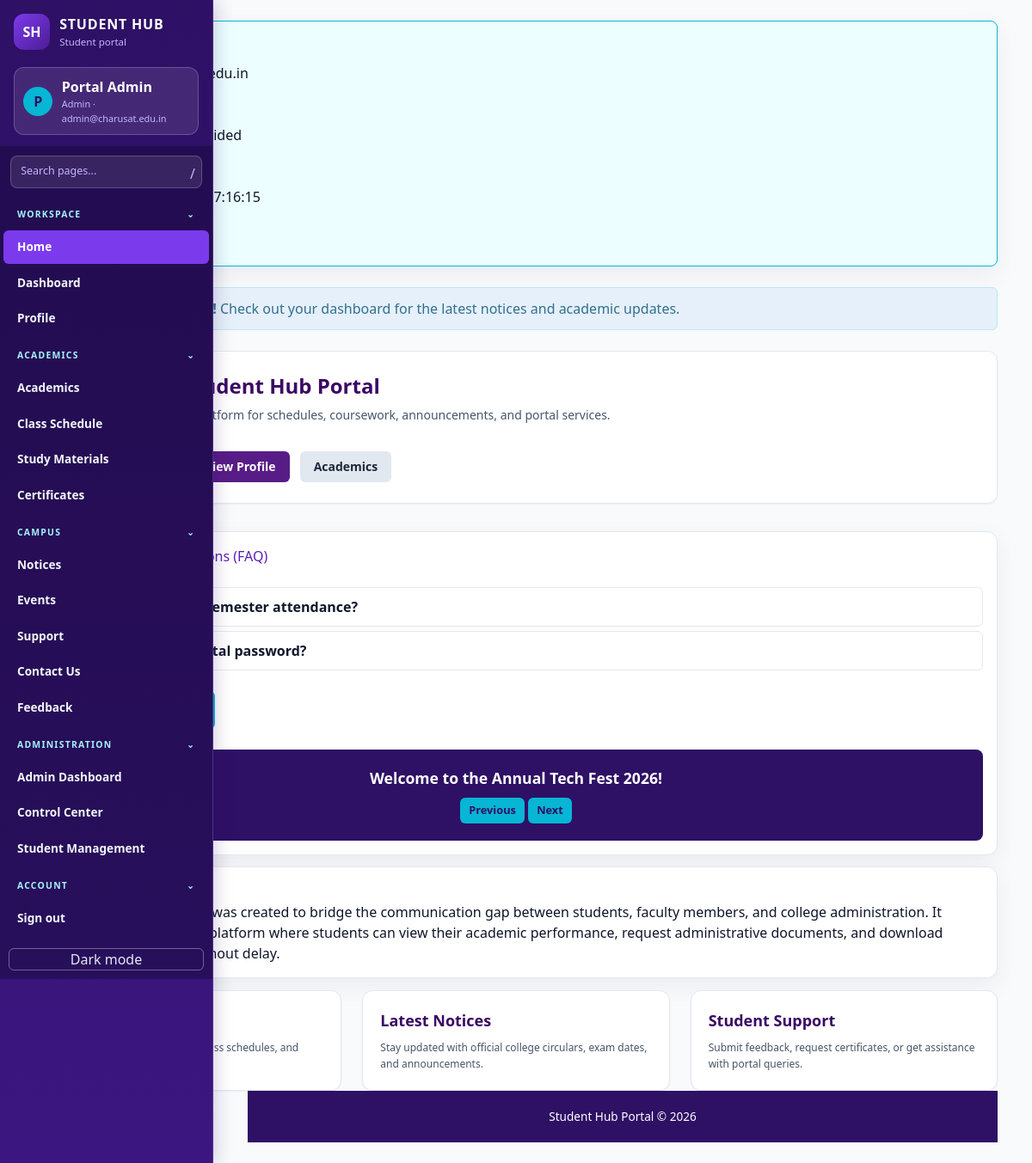
/index.php (signed in), run on the app's committed database.
### tables this page shows
CREATE TABLE IF NOT EXISTS students (
        id INT AUTO_INCREMENT PRIMARY KEY,
        fullname VARCHAR(100) NOT NULL,
        email VARCHAR(100) UNIQUE NOT NULL,
        password VARCHAR(255) NOT NULL,
        phone VARCHAR(20) DEFAULT NULL,
        course VARCHAR(100) DEFAULT NULL,
        academic_year VARCHAR(20) DEFAULT NULL,
        gender VARCHAR(20) DEFAULT NULL,
        profile_photo VARCHAR(255) DEFAULT NULL,
        status ENUM('active', 'inactive') NOT NULL DEFAULT 'active',
        role ENUM('admin', 'student') NOT NULL DEFAULT 'student',
        created_at TIMESTAMP DEFAULT CURRENT_TIMESTAMP
    );

### auth.php (called while the page is built, shortened)
<?php
function getCurrentUser(PDO $pdo): ?array
{
    $statement = $pdo->prepare(
        'SELECT id, fullname, email, phone, course, academic_year, gender,
                profile_photo, role, status, created_at
         FROM students
         WHERE id = :id
         LIMIT 1'
    );
    $statement->execute([':id' => (int) $_SESSION['user_id']]);
    $user = $statement->fetch();
    return $user;
}

### index.php (the view, shortened to what this page needs)
<?php
require_once __DIR__ . '/page_session.php';
$currentUser = getCurrentUser($pdo);
$isLoggedIn = $currentUser !== null;
$displayName = $isLoggedIn
    ? htmlspecialchars($currentUser['fullname'], ENT_QUOTES, 'UTF-8')
    : '';
$displayEmail = $isLoggedIn
    ? htmlspecialchars($currentUser['email'], ENT_QUOTES, 'UTF-8')
    : '';
$displayRole = $isLoggedIn
    ? htmlspecialchars(ucfirst($currentUser['role']), ENT_QUOTES, 'UTF-8')
    : '';
$displayPhone = $isLoggedIn
    ? htmlspecialchars((string) ($currentUser['phone'] ?? 'Not provided'), ENT_QUOTES, 'UTF-8')
    : '';
$displayCourse = $isLoggedIn
    ? htmlspecialchars((string) ($currentUser['course'] ?? 'Not provided'), ENT_QUOTES, 'UTF-8')
    : '';
$displayYear = $isLoggedIn
    ? htmlspecialchars((string) ($currentUser['academic_year'] ?? 'Not provided'), ENT_QUOTES, 'UTF-8')
    : '';
$displayGender = $isLoggedIn
    ? htmlspecialchars((string) ($currentUser['gender'] ?? 'Not provided'), ENT_QUOTES, 'UTF-8')
    : '';
$displayCreatedAt = $isLoggedIn
    ? htmlspecialchars($currentUser['created_at'], ENT_QUOTES, 'UTF-8')
    : '';
?>
<!DOCTYPE html>
<html lang="en">
<head>
    <script src="https://cdn.tailwindcss.com"></script>
    <link rel="stylesheet" href="style.css?v=20261029">
</head>
<body class="bg-slate-50 text-slate-900 font-sans min-h-screen flex flex-col">
    <main id="main-content" class="flex-1 w-full max-w-6xl mx-auto px-4 py-6">
        <?php if ($isLoggedIn): ?>
            <section style="background-color: #ecfeff; border: 1px solid #06b6d4; padding: 1rem; border-radius: 8px; margin-bottom: 1.5rem;">
                <h2 style="color: #3b0764; margin-bottom: 0.5rem;">Welcome, <?= $displayName ?>!</h2>
                <p><strong>Email:</strong> <?= $displayEmail ?></p>
                <p><strong>Phone:</strong> <?= $displayPhone ?></p>
                <p><strong>Course:</strong> <?= $displayCourse ?></p>
                <p><strong>Academic Year:</strong> <?= $displayYear ?></p>
                <p><strong>Gender:</strong> <?= $displayGender ?></p>
                <p><strong>Role:</strong> <?= $displayRole ?></p>
                <p><strong>Registered:</strong> <?= $displayCreatedAt ?></p>
                <a href="<?= $displayRole === 'Admin' ? 'admin_dashboard.php' : 'student_dashboard.php' ?>"
                   style="display: inline-block; margin-top: 0.75rem; padding: 0.5rem 1rem; background: #06b6d4; color: #172554; text-decoration: none; border-radius: 4px; font-weight: bold;">
                </a>
            </section>
        <?php endif; ?>
        <div style="background-color: #e6f0fa; border: 1px solid #bce8f1; color: #31708f; padding: 12px; border-radius: 6px; margin-bottom: 1.5rem; width: 100%; grid-column: 1 / -1;">
        <strong>Welcome to StudentHub!</strong> Check out your dashboard for the latest notices and academic updates.
    </div>
        <section class="bg-white border border-slate-200 rounded-xl p-6 shadow-sm mb-6">
            <h2 class="text-purple-950 text-2xl font-bold mb-2">Welcome to Student Hub Portal</h2>
            <p class="text-slate-600 text-sm mb-4">Your one-stop academic platform for schedules, coursework, announcements, and portal services.</p>
            <div class="flex flex-wrap gap-3">
                <a href="dashboard.php" class="bg-cyan-500 text-purple-950 font-bold px-4 py-2 rounded-md text-sm hover:bg-cyan-600 transition">View Dashboard</a>
                <a href="profile.php" class="bg-purple-900 text-white font-bold px-4 py-2 rounded-md text-sm hover:bg-purple-800 transition">View Profile</a>
                <a href="academics.php" class="bg-slate-200 text-slate-800 font-bold px-4 py-2 rounded-md text-sm hover:bg-slate-300 transition">Academics</a>
            </div>
        </section>
<section style="margin-top: 2rem;">
    <div style="margin-bottom: 1.5rem;">
        <h2>Frequently Asked Questions (FAQ)</h2>
        <br>
        <details style="background: var(--bg-card); padding: 10px; border: 1px solid var(--border-color); border-radius: 6px; margin-bottom: 5px; cursor: pointer;">
            <summary style="font-weight: bold;">How do I check my semester attendance?</summary>
        </details>
        <details style="background: var(--bg-card); padding: 10px; border: 1px solid var(--border-color); border-radius: 6px; cursor: pointer;">
            <summary style="font-weight: bold;">How to reset my portal password?</summary>
        </details>
    </div>
    <div style="margin-bottom: 1.5rem;">
        <button id="open-modal-btn" class="btn">Open Notice Modal</button>
    </div>
    <div>
        <div id="slider-container" style="background:var(--primary-dark); color:white; padding:20px; border-radius:8px; text-align:center; min-height:100px; display:flex; flex-direction:column; justify-content:center; align-items:center;">
            <p id="slide-text" style="font-size: 1.1rem; font-weight: bold;">Welcome to the Annual Tech Fest 2026!</p>
            <div style="margin-top: 10px;">
                <button id="prev-slide" class="btn btn-sm" style="padding: 5px 10px; font-size: 0.8rem;">Previous</button>
                <button id="next-slide" class="btn btn-sm" style="padding: 5px 10px; font-size: 0.8rem;">Next</button>
            </div>
        </div>
    </div>
</section>
        <section aria-labelledby="vision-heading">
            <h2 id="vision-heading">Mission &amp; Vision</h2>
            <p>The <b>Student Hub Portal</b> was created to bridge the communication gap between students, faculty members, and college administration. It serves as a single digital platform where students can view their academic performance, request administrative documents, and download curriculum resources without delay.</p>
        </section>
        <div class="grid grid-cols-1 sm:grid-cols-2 md:grid-cols-3 gap-6">
            <div class="bg-white border border-slate-200 rounded-xl p-5 shadow-sm hover:-translate-y-1 hover:shadow-md transition">
                <h3 class="text-purple-950 text-lg font-bold mb-2">Academic Resources</h3>
                <p class="text-slate-600 text-xs leading-relaxed">Access syllabus, lecture notes, class schedules, and course materials instantly.</p>
            </div>
            <div class="bg-white border border-slate-200 rounded-xl p-5 shadow-sm hover:-translate-y-1 hover:shadow-md transition">
                <h3 class="text-purple-950 text-lg font-bold mb-2">Latest Notices</h3>
                <p class="text-slate-600 text-xs leading-relaxed">Stay updated with official college circulars, exam dates, and announcements.</p>
            </div>
            <div class="bg-white border border-slate-200 rounded-xl p-5 shadow-sm hover:-translate-y-1 hover:shadow-md transition">
                <h3 class="text-purple-950 text-lg font-bold mb-2">Student Support</h3>
                <p class="text-slate-600 text-xs leading-relaxed">Submit feedback, request certificates, or get assistance with portal queries.</p>
            </div>
        </div>
</body>
</html>

### style.css (style rules this page uses)
*, *::before, *::after { box-sizing: border-box; margin: 0; padding: 0; }
:root { --primary-dark: #2e1065; --primary: #5b21b6; --primary-light: #7c3aed; --accent-gold: #06b6d4; --accent-hover: #0891b2; --bg-main: #f8fafc; --bg-card: #ffffff; --bg-tint: #ecfeff; --text-main: #0f172a; --text-muted: #64748b; --border-color: #e2e8f0; --sidebar-width: 248px; --shadow-soft: 0 10px 30px rgba(15, 23, 42, 0.06); }
body { font-family: -apple-system, BlinkMacSystemFont, "Segoe UI", Roboto, sans-serif; line-height: 1.6; color: var(--text-main); background: var(--bg-main); display: flex; flex-direction: column; min-height: 100vh; overflow-x: hidden; }
main { flex: 1; width: calc(100% - var(--sidebar-width)); max-width: none; min-width: 0; margin-left: var(--sidebar-width); padding: 1.25rem clamp(1rem, 2.5vw, 2.5rem) 2rem; overflow-x: auto; }
main > section, main > nav, main > aside, main > .page-heading, main > .dashboard-grid, main > .dashboard-stats { width: 100%; }
h2 { color: var(--primary); font-size: 1.25rem; margin-bottom: 1rem; }
h3 { color: var(--primary-dark); font-size: 1.1rem; }
section { margin-bottom: .85rem; padding: 1rem; background: var(--bg-card); border: 1px solid var(--border-color); border-radius: 12px; box-shadow: var(--shadow-soft); }
input[type="submit"], input[type="reset"], button, .btn { display: inline-block; padding: 10px 20px; border: 0; border-radius: 6px; background: var(--accent-gold); color: var(--primary-dark); font-weight: 700; cursor: pointer; text-decoration: none; text-align: center; }

### data on the page
students: fullname "Portal Admin", email "admin@charusat.edu.in", phone "Not provided", course "Not provided", academic_year "Not provided", role "Admin", created_at "2026-10-13 17:16:15"

### other printed values
substr($name, 0, 1) "P"
$name "Portal Admin"
$role "Admin"
$email "admin@charusat.edu.in"
$section "WORKSPACE"
$label "Home"
$label "Dashboard"
$label "Profile"
$section "ACADEMICS"
$label "Academics"
$label "Class Schedule"
$label "Study Materials"
$label "Certificates"
$section "CAMPUS"
$label "Notices"
